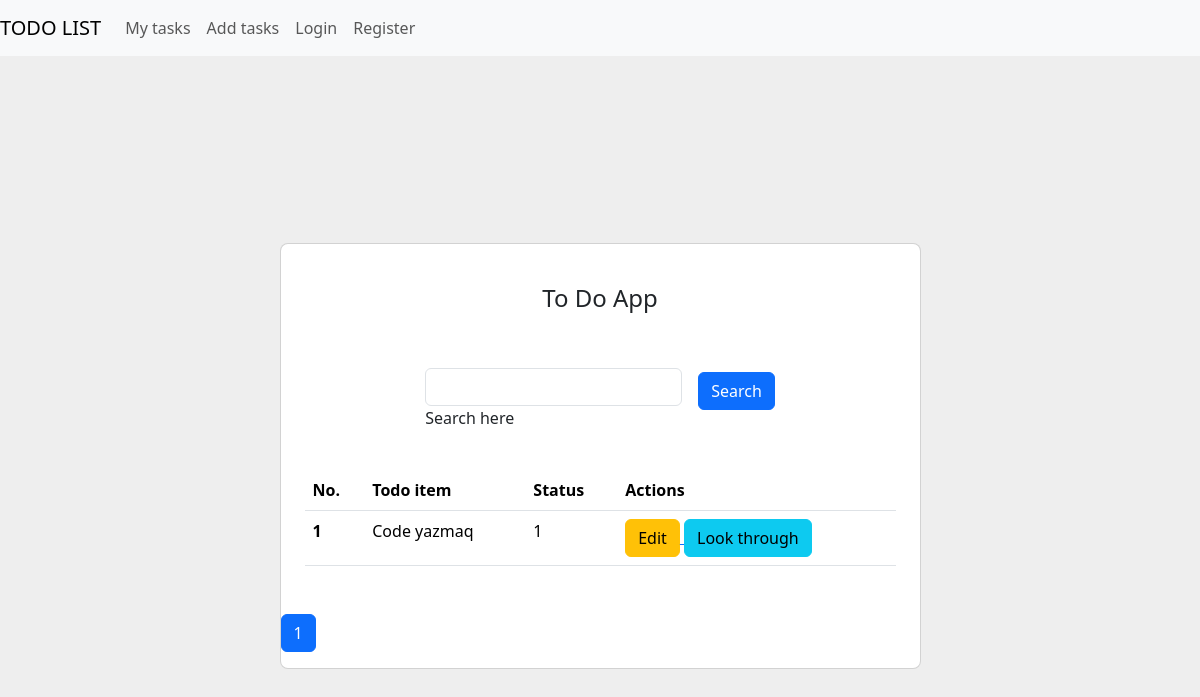
Before: /?page=2 with the older database file.
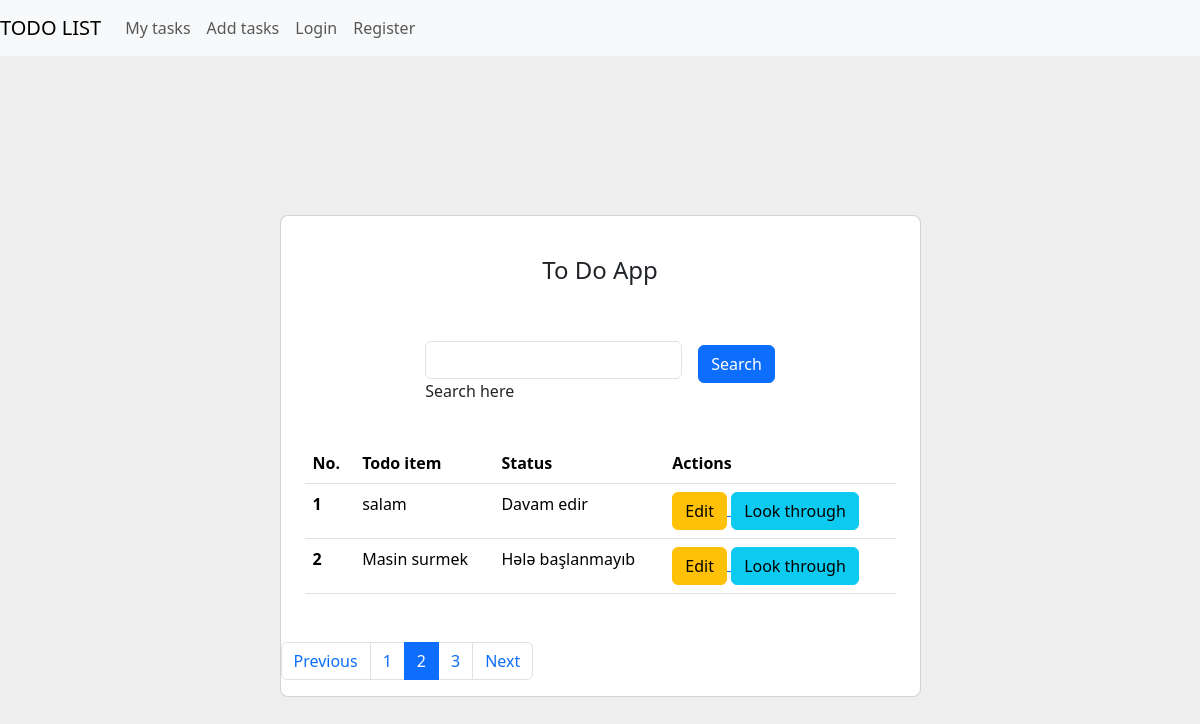
After: the same page with the newer database file.
### todo/models.py (models this page shows, shortened)
class Todo(models.Model):
    name = models.CharField(max_length=255, verbose_name="Ediləcək iş")
    status = models.CharField(max_length=255, choices=CHOICES, verbose_name="Taskin statusu", null=True, blank=True, default="Hələ başlanmayıb")
    add_date = models.DateTimeField(auto_now_add=True)
    update_date = models.DateTimeField(auto_now=True)
    delete_date = models.DateTimeField(null=True, blank=True)
    active = models.BooleanField(default=True)
    class Meta:
        ordering = ("add_date",)
        verbose_name = "Ediləcək iş"
        verbose_name_plural = "Ediləcək işlər"

### todo/views.py (the view, shortened to what this page needs)
# urls.py: path("", index_view, name='index'),
def index_view(request):
    todos = Todo.objects.all()
    my_search_value = request.GET.get("searchValue")
    paginator = Paginator(todos, 2)
    page = request.GET.get('page', 1)
    p = paginator.get_page(page)
    try:
        p = paginator.page(page)
    except PageNotAnInteger:
        p = paginator.page(1)
    except EmptyPage:
        p = paginator.page(paginator.num_pages)
    context = {
        "objects": todos,
        "p": p,
        "search": my_search_value,
    }
    return render(request, "index.html", context)

### templates/index.html (shortened to what the changed rows need)
<!DOCTYPE html>
<html lang="en">
  <head>
    <link
      href="https://cdn.jsdelivr.net/npm/bootstrap@5.3.2/dist/css/bootstrap.min.css"
      rel="stylesheet"
    />
  </head>
  <body>
    <section class="vh-100" style="background-color: #eee">
      <div class="container py-5 h-100">
        <div class="row d-flex justify-content-center align-items-center h-100">
          <div class="col col-lg-9 col-xl-7">
            <div class="card rounded-3">
              <div class="card-body p-4">
                <table class="table mb-4">
                  <thead>
                    <tr>
                      <th scope="col">No.</th>
                      <th scope="col">Todo item</th>
                      <th scope="col">Status</th>
                      <th scope="col">Actions</th>
                    </tr>
                  </thead>
                  <tbody>
                  {% for i in p %}
                    <tr>
                      <th scope="row">{{forloop.counter}}</th>
                      <td>{{i.name}}</td>
                      <td>{{i.status}}</td>
                      <td>
                        <a href="{% url 'todo:edit' i.id %}">
                        <button type="submit" class="btn btn-warning">
                          Edit
                        </button>
                          </a>
                        <a href="{% url 'todo:detail' i.id %}">
                        <button type="submit" class="btn btn-info">
                          Look through
                        </button>
</a>
                      </td>
                    </tr>
                  {% endfor %}
                  </tbody>
                </table>
              </div>
              <div class="text-center">
                  <nav aria-label="Page navigation example" class="text-center">
  <ul class="pagination">
    {% if p.has_previous %}
    <li class="page-item"><a class="page-link" href="?{% if search %}searchValue={{search}}&{% endif %}page={{p.number|add:'-1'}}">Previous</a></li>
    {% endif %}
  {% if p.number > 1 %}
    <li class="page-item"><a class="page-link" href="?{% if search %}searchValue={{search}}&{% endif %}page={{p.number|add:'-1'}}">{{p.number|add:"-1"}}</a></li>
    {% endif %}
    <li class="page-item active"><a class="page-link" href="?{% if search %}searchValue={{search}}&{% endif %}page={{p.number}}">{{p.number}}</a></li>
    {% if p.has_next %}
    <li class="page-item"><a class="page-link" href="?{% if search %}searchValue={{search}}&{% endif %}page={{p.number|add:'1'}}">{{p.number|add:"1"}}</a></li>
    <li class="page-item"><a class="page-link" href="?{% if search %}searchValue={{search}}&{% endif %}page={{p.number|add:'1'}}">Next</a></li>
    {% endif %}
  </ul>
</nav>
                </div>
            </div>
          </div>
        </div>
      </div>
    </section>
  </body>
</html>

Changed rows visible on the page:
removed Todo: name "Code yazmaq", status "1"
added Todo: name "salam", status "Davam edir"
added Todo: name "Masin surmek", status "Hələ başlanmayıb"
Other visible differences:
{{ p.number|add:"-1" }}: (not shown) → "1"
{{ p.number }}: "1" → "2"
{{ p.number|add:"1" }}: (not shown) → "3"
text now shown: "Previous Next"
